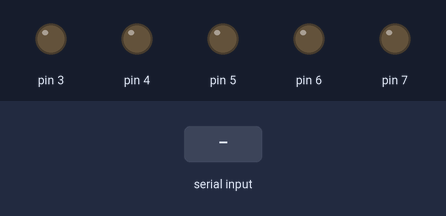
Simulated run of this sketch. Board: Arduino Uno, built with avr-gcc and run on an emulated ATmega328P. On the bench: output pins drawn as LEDs (lit = HIGH). Inputs (shaded band) come from the test bench.

Above: at 1.2 s.
1.3 s: "a" received over Serial
At 2.4 s:
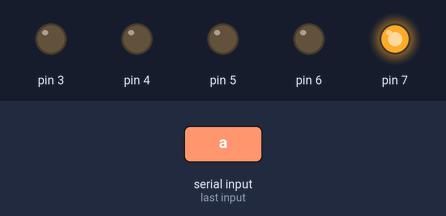
2.8 s: "b" received over Serial
At 3.5 s:
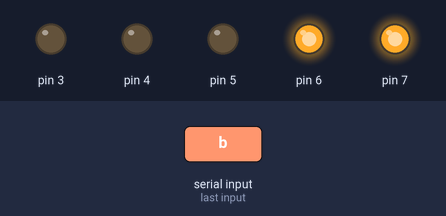
4.3 s: "c" received over Serial
At 4.7 s:
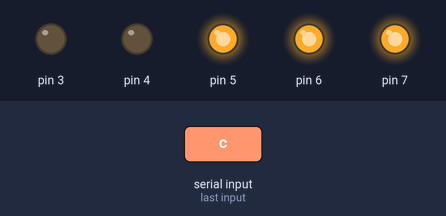
5.8 s: "d" received over Serial
At 7.0 s:
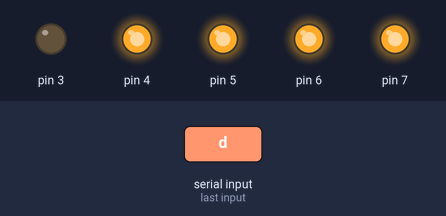
7.3 s: "e" received over Serial
At 8.1 s:
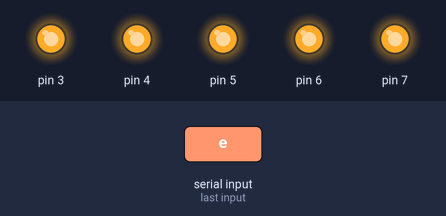
Timing chart, 0 to 9.8 s (numbered marks = the images above; inputs shaded):
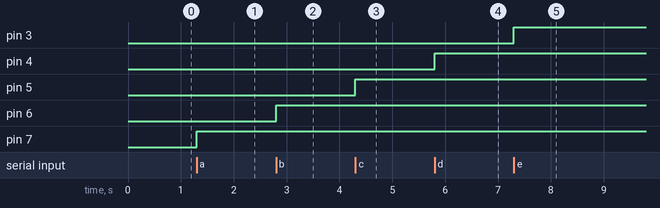

The sketch:

Exercise6.ino
```cpp
/*
  Questions:
  6a.
    A char is a datatype that uses 1 byte (8 bits)

  6b.
    The different characters has associated ASCII values that can be added up as shown:
    '4' = 52
    '0' = 48
    val = 52-48 = 4
    'A' = 65
    mychar = 4+65-1 = 68 = 'D'
    The resulting charactor in mychar is D

  6c.
*/

char incomingByte = 0;

void setup() {
  //Initialize pins
  pinMode(7, OUTPUT);
  pinMode(6, OUTPUT);
  pinMode(5, OUTPUT);
  pinMode(4, OUTPUT);
  pinMode(3, OUTPUT);

  //Initialize Serial communicaiton
  Serial.begin(9600);
}

void loop() {
  //Read incoming bytes
  if (Serial.available() > 0) {
    incomingByte = Serial.read();
  }

  //Turn on/off LEDs based on character sent to Arduino
  switch (incomingByte){
    case 'a':
      digitalWrite(7, 1);
    break;

    case 'b':
      digitalWrite(6, 1);
    break;

    case 'c':
      digitalWrite(5, 1);
    break;

    case 'd':
      digitalWrite(4, 1);
    break;

    case 'e':
      digitalWrite(3, 1);
    break;

    default:
      digitalWrite(7, 0);
      digitalWrite(6, 0);
      digitalWrite(5, 0);
      digitalWrite(4, 0);
      digitalWrite(3, 0);
  }
}
```

Measured:
- after the input at 1.3 s, pin 7: LOW → HIGH at once
- after the input at 2.8 s, pin 6: LOW → HIGH at once
- after the input at 4.3 s, pin 5: LOW → HIGH at once
- after the input at 5.8 s, pin 4: LOW → HIGH at once
- after the input at 7.3 s, pin 3: LOW → HIGH at once
